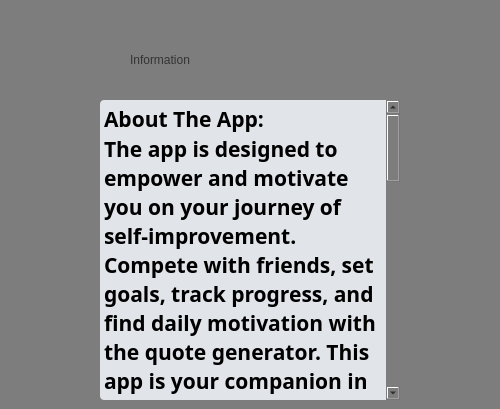
    <widget class="QWidget" name="InfoPage">
     <property name="styleSheet">
      <string notr="true">background-color: #7d7d7d;</string>
     </property>
     <widget class="QTextEdit" name="InfoLabel">
      <property name="geometry">
       <rect>
        <x>100</x>
        <y>100</y>
        <width>300</width>
        <height>300</height>
       </rect>
      </property>
      <property name="font">
       <font>
        <family>Roboto Slab Medium</family>
        <pointsize>16</pointsize>
        <italic>false</italic>
        <kerning>true</kerning>
        <fontweight>Medium</fontweight>
       </font>
      </property>
      <property name="styleSheet">
       <string notr="true">background-color: #e1e4e8;
font: 500 16pt &quot;Roboto Slab Medium&quot;;
color: black;
text-align: center;
border-color: black;
border-radius: 4px;
</string>
      </property>
      <property name="readOnly">
       <bool>true</bool>
      </property>
      <property name="html">
       <string>&lt;!DOCTYPE HTML PUBLIC &quot;-//W3C//DTD HTML 4.0//EN&quot; &quot;http://www.w3.org/TR/REC-html40/strict.dtd&quot;&gt;
&lt;html&gt;&lt;head&gt;&lt;meta name=&quot;qrichtext&quot; content=&quot;1&quot; /&gt;&lt;meta charset=&quot;utf-8&quot; /&gt;&lt;style type=&quot;text/css&quot;&gt;
p, li { white-space: pre-wrap; }
hr { height: 1px; border-width: 0; }
li.unchecked::marker { content: &quot;\2610&quot;; }
li.checked::marker { content: &quot;\2612&quot;; }
&lt;/style&gt;&lt;/head&gt;&lt;body style=&quot; font-family:'Roboto Slab Medium'; font-size:16pt; font-weight:500; font-style:normal;&quot;&gt;
&lt;p style=&quot; margin-top:0px; margin-bottom:0px; margin-left:0px; margin-right:0px; -qt-block-indent:0; text-indent:0px;&quot;&gt;About The App:&lt;/p&gt;
&lt;p style=&quot; margin-top:0px; margin-bottom:0px; margin-left:0px; margin-right:0px; -qt-block-indent:0; text-indent:0px;&quot;&gt;The app is designed to empower and motivate you on your journey of self-improvement. Compete with friends, set goals, track progress, and find daily motivation with the quote generator. This app is your companion in promoting health and fostering friendly competition.&lt;/p&gt;
&lt;p style=&quot;-qt-paragraph-type:empty; margin-top:0px; margin-bottom:0px; margin-left:0px; margin-right:0px; -qt-block-indent:0; text-indent:0px;&quot;&gt;&lt;br /&gt;&lt;/p&gt;
&lt;p style=&quot; margin-top:0px; margin-bottom:0px; margin-left:0px; margin-right:0px; -qt-block-indent:0; text-indent:0px;&quot;&gt;Version 1.0&lt;/p&gt;
&lt;p style=&quot; margin-top:0px; margin-bottom:0px; margin-left:0px; margin-right:0px; -qt-block-indent:0; text-indent:0px;&quot;&gt;This is the very first rudimentary version of the app. Designed entirely in C++ using the Qt Creator Widgets Application and its frameworks. Stock images and text were sourced from the internet, and basic UI samples were created in Figma. &lt;/p&gt;
&lt;p style=&quot; margin-top:0px; margin-bottom:0px; margin-left:0px; margin-right:0px; -qt-block-indent:0; text-indent:0px;&quot;&gt;For further reference (libraries, toolkits, etc), refer to code.&lt;/p&gt;
&lt;p style=&quot;-qt-paragraph-type:empty; margin-top:0px; margin-bottom:0px; margin-left:0px; margin-right:0px; -qt-block-indent:0; text-indent:0px;&quot;&gt;&lt;br /&gt;&lt;/p&gt;
&lt;p style=&quot; margin-top:0px; margin-bottom:0px; margin-left:0px; margin-right:0px; -qt-block-indent:0; text-indent:0px;&quot;&gt;Build Time: 18-20 hours&lt;/p&gt;
&lt;p style=&quot;-qt-paragraph-type:empty; margin-top:0px; margin-bottom:0px; margin-left:0px; margin-right:0px; -qt-block-indent:0; text-indent:0px;&quot;&gt;&lt;br /&gt;&lt;/p&gt;
&lt;p style=&quot; margin-top:0px; margin-bottom:0px; margin-left:0px; margin-right:0px; -qt-block-indent:0; text-indent:0px;&quot;&gt;End Semester Project for FOP (CS-110)&lt;/p&gt;
&lt;p style=&quot; margin-top:0px; margin-bottom:0px; margin-left:0px; margin-right:0px; -qt-block-indent:0; text-indent:0px;&quot;&gt;Instructor: Dr Jaudat Mamoon&lt;/p&gt;
&lt;p style=&quot; margin-top:0px; margin-bottom:0px; margin-left:0px; margin-right:0px; -qt-block-indent:0; text-indent:0px;&quot;&gt;Student: Zain Ikhlaq&lt;/p&gt;
&lt;p style=&quot; margin-top:0px; margin-bottom:0px; margin-left:0px; margin-right:0px; -qt-block-indent:0; text-indent:0px;&quot;&gt;ID: 467999&lt;/p&gt;
&lt;p style=&quot;-qt-paragraph-type:empty; margin-top:0px; margin-bottom:0px; margin-left:0px; margin-right:0px; -qt-block-indent:0; text-indent:0px;&quot;&gt;&lt;br /&gt;&lt;/p&gt;
&lt;p style=&quot;-qt-paragraph-type:empty; margin-top:0px; margin-bottom:0px; margin-left:0px; margin-right:0px; -qt-block-indent:0; text-indent:0px;&quot;&gt;&lt;br /&gt;&lt;/p&gt;&lt;/body&gt;&lt;/html&gt;</string>
      </property>
      <property name="textInteractionFlags">
       <set>Qt::NoTextInteraction</set>
      </property>
     </widget>
     <widget class="QLabel" name="label">
      <property name="geometry">
       <rect>
        <x>130</x>
        <y>40</y>
        <width>230</width>
        <height>40</height>
       </rect>
      </property>
      <property name="styleSheet">
       <string notr="true">font: 500 30pt &quot;Roboto Slab Medium&quot;;
color: #333333;
text-align: center;
border-color: black;
border-radius: 4px;
</string>
      </property>
      <property name="text">
       <string>Information</string>
      </property>
     </widget>
     <widget class="QPushButton" name="ReturnButton8">
      <property name="geometry">
       <rect>
        <x>450</x>
        <y>10</y>
        <width>41</width>
        <height>31</height>
       </rect>
      </property>
      <property name="cursor">
       <cursorShape>PointingHandCursor</cursorShape>
      </property>
      <property name="styleSheet">
       <string notr="true">background-image: url(:/Images/ReturnArrow.jpg);
background-position: center;
border-color: black;
border-radius: 4px;
</string>
      </property>
      <property name="text">
       <string/>
      </property>
     </widget>
    </widget>
